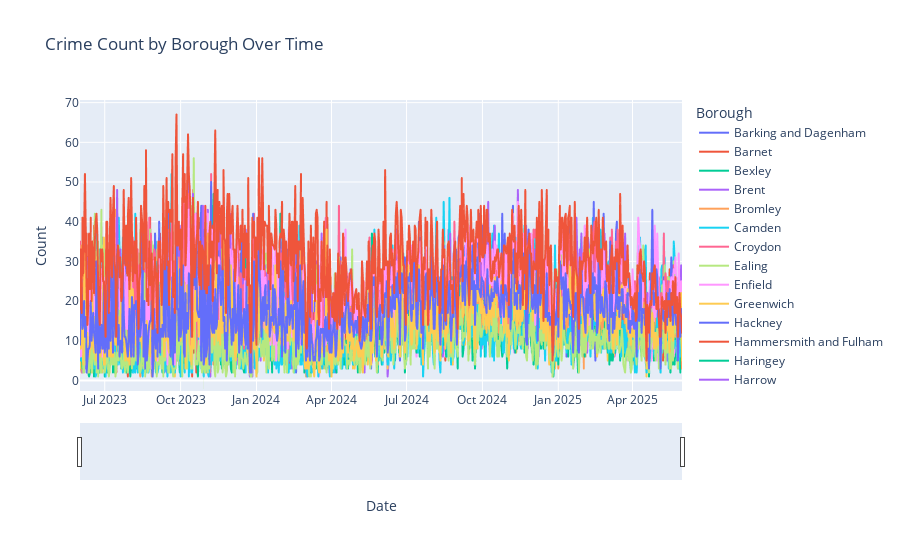

Notebook source saved alongside this figure:
### Markdown cell above
### Crime Count by Borough over time

### Code cell
# Group by Date and Borough and count the number of occurrences
grouped = df.groupby(['Date', 'Borough']).size().reset_index(name='Count')

# Now plot
fig = px.line(grouped, x='Date', y='Count', color='Borough',
              title='Crime Count by Borough Over Time')
fig.update_xaxes(rangeslider_visible=True)
fig.show()

### Figure 1 — Plotly figure (JSON) as saved in the notebook; plotly's stock layout.template omitted (floating-point values rounded to 4 significant figures; data arrays with more than 128 entries replaced by an {"elided": "..."} marker saying what was removed)
{"data": [{"hovertemplate": "Borough=Barking and Dagenham<br>Date=%{x}<br>Count=%{y}<extra></extra>", "legendgroup": "Barking and Dagenham", "line": {"color": "#636efa", "dash": "solid"}, "marker": {"symbol": "circle"}, "mode": "lines", "name": "Barking and Dagenham", "showlegend": true, "type": "scattergl", "x": {"elided": "731 str values"}, "xaxis": "x", "y": {"elided": "731 int values"}, "yaxis": "y"}, {"hovertemplate": "Borough=Barnet<br>Date=%{x}<br>Count=%{y}<extra></extra>", "legendgroup": "Barnet", "line": {"color": "#EF553B", "dash": "solid"}, "marker": {"symbol": "circle"}, "mode": "lines", "name": "Barnet", "showlegend": true, "type": "scattergl", "x": {"elided": "731 str values"}, "xaxis": "x", "y": {"elided": "731 int values"}, "yaxis": "y"}, {"hovertemplate": "Borough=Bexley<br>Date=%{x}<br>Count=%{y}<extra></extra>", "legendgroup": "Bexley", "line": {"color": "#00cc96", "dash": "solid"}, "marker": {"symbol": "circle"}, "mode": "lines", "name": "Bexley", "showlegend": true, "type": "scattergl", "x": {"elided": "728 str values"}, "xaxis": "x", "y": {"elided": "728 int values"}, "yaxis": "y"}, {"hovertemplate": "Borough=Brent<br>Date=%{x}<br>Count=%{y}<extra></extra>", "legendgroup": "Brent", "line": {"color": "#ab63fa", "dash": "solid"}, "marker": {"symbol": "circle"}, "mode": "lines", "name": "Brent", "showlegend": true, "type": "scattergl", "x": {"elided": "731 str values"}, "xaxis": "x", "y": {"elided": "731 int values"}, "yaxis": "y"}, {"hovertemplate": "Borough=Bromley<br>Date=%{x}<br>Count=%{y}<extra></extra>", "legendgroup": "Bromley", "line": {"color": "#FFA15A", "dash": "solid"}, "marker": {"symbol": "circle"}, "mode": "lines", "name": "Bromley", "showlegend": true, "type": "scattergl", "x": {"elided": "731 str values"}, "xaxis": "x", "y": {"elided": "731 int values"}, "yaxis": "y"}, {"hovertemplate": "Borough=Camden<br>Date=%{x}<br>Count=%{y}<extra></extra>", "legendgroup": "Camden", "line": {"color": "#19d3f3", "dash": "solid"}, "marker": {"symbol": "circle"}, "mode": "lines", "name": "Camden", "showlegend": true, "type": "scattergl", "x": {"elided": "731 str values"}, "xaxis": "x", "y": {"elided": "731 int values"}, "yaxis": "y"}, {"hovertemplate": "Borough=Croydon<br>Date=%{x}<br>Count=%{y}<extra></extra>", "legendgroup": "Croydon", "line": {"color": "#FF6692", "dash": "solid"}, "marker": {"symbol": "circle"}, "mode": "lines", "name": "Croydon", "showlegend": true, "type": "scattergl", "x": {"elided": "730 str values"}, "xaxis": "x", "y": {"elided": "730 int values"}, "yaxis": "y"}, {"hovertemplate": "Borough=Ealing<br>Date=%{x}<br>Count=%{y}<extra></extra>", "legendgroup": "Ealing", "line": {"color": "#B6E880", "dash": "solid"}, "marker": {"symbol": "circle"}, "mode": "lines", "name": "Ealing", "showlegend": true, "type": "scattergl", "x": {"elided": "730 str values"}, "xaxis": "x", "y": {"elided": "730 int values"}, "yaxis": "y"}, {"hovertemplate": "Borough=Enfield<br>Date=%{x}<br>Count=%{y}<extra></extra>", "legendgroup": "Enfield", "line": {"color": "#FF97FF", "dash": "solid"}, "marker": {"symbol": "circle"}, "mode": "lines", "name": "Enfield", "showlegend": true, "type": "scattergl", "x": {"elided": "730 str values"}, "xaxis": "x", "y": {"elided": "730 int values"}, "yaxis": "y"}, {"hovertemplate": "Borough=Greenwich<br>Date=%{x}<br>Count=%{y}<extra></extra>", "legendgroup": "Greenwich", "line": {"color": "#FECB52", "dash": "solid"}, "marker": {"symbol": "circle"}, "mode": "lines", "name": "Greenwich", "showlegend": true, "type": "scattergl", "x": {"elided": "730 str values"}, "xaxis": "x", "y": {"elided": "730 int values"}, "yaxis": "y"}, {"hovertemplate": "Borough=Hackney<br>Date=%{x}<br>Count=%{y}<extra></extra>", "legendgroup": "Hackney", "line": {"color": "#636efa", "dash": "solid"}, "marker": {"symbol": "circle"}, "mode": "lines", "name": "Hackney", "showlegend": true, "type": "scattergl", "x": {"elided": "731 str values"}, "xaxis": "x", "y": {"elided": "731 int values"}, "yaxis": "y"}, {"hovertemplate": "Borough=Hammersmith and Fulham<br>Date=%{x}<br>Count=%{y}<extra></extra>", "legendgroup": "Hammersmith and Fulham", "line": {"color": "#EF553B", "dash": "solid"}, "marker": {"symbol": "circle"}, "mode": "lines", "name": "Hammersmith and Fulham", "showlegend": true, "type": "scattergl", "x": {"elided": "730 str values"}, "xaxis": "x", "y": {"elided": "730 int values"}, "yaxis": "y"}, {"hovertemplate": "Borough=Haringey<br>Date=%{x}<br>Count=%{y}<extra></extra>", "legendgroup": "Haringey", "line": {"color": "#00cc96", "dash": "solid"}, "marker": {"symbol": "circle"}, "mode": "lines", "name": "Haringey", "showlegend": true, "type": "scattergl", "x": {"elided": "731 str values"}, "xaxis": "x", "y": {"elided": "731 int values"}, "yaxis": "y"}, {"hovertemplate": "Borough=Harrow<br>Date=%{x}<br>Count=%{y}<extra></extra>", "legendgroup": "Harrow", "line": {"color": "#ab63fa", "dash": "solid"}, "marker": {"symbol": "circle"}, "mode": "lines", "name": "Harrow", "showlegend": true, "type": "scattergl", "x": {"elided": "731 str values"}, "xaxis": "x", "y": {"elided": "731 int values"}, "yaxis": "y"}, {"hovertemplate": "Borough=Havering<br>Date=%{x}<br>Count=%{y}<extra></extra>", "legendgroup": "Havering", "line": {"color": "#FFA15A", "dash": "solid"}, "marker": {"symbol": "circle"}, "mode": "lines", "name": "Havering", "showlegend": true, "type": "scattergl", "x": {"elided": "730 str values"}, "xaxis": "x", "y": {"elided": "730 int values"}, "yaxis": "y"}, {"hovertemplate": "Borough=Hillingdon<br>Date=%{x}<br>Count=%{y}<extra></extra>", "legendgroup": "Hillingdon", "line": {"color": "#19d3f3", "dash": "solid"}, "marker": {"symbol": "circle"}, "mode": "lines", "name": "Hillingdon", "showlegend": true, "type": "scattergl", "x": {"elided": "731 str values"}, "xaxis": "x", "y": {"elided": "731 int values"}, "yaxis": "y"}, {"hovertemplate": "Borough=Hounslow<br>Date=%{x}<br>Count=%{y}<extra></extra>", "legendgroup": "Hounslow", "line": {"color": "#FF6692", "dash": "solid"}, "marker": {"symbol": "circle"}, "mode": "lines", "name": "Hounslow", "showlegend": true, "type": "scattergl", "x": {"elided": "731 str values"}, "xaxis": "x", "y": {"elided": "731 int values"}, "yaxis": "y"}, {"hovertemplate": "Borough=Islington<br>Date=%{x}<br>Count=%{y}<extra></extra>", "legendgroup": "Islington", "line": {"color": "#B6E880", "dash": "solid"}, "marker": {"symbol": "circle"}, "mode": "lines", "name": "Islington", "showlegend": true, "type": "scattergl", "x": {"elided": "731 str values"}, "xaxis": "x", "y": {"elided": "731 int values"}, "yaxis": "y"}, {"hovertemplate": "Borough=Kensington and Chelsea<br>Date=%{x}<br>Count=%{y}<extra></extra>", "legendgroup": "Kensington and Chelsea", "line": {"color": "#FF97FF", "dash": "solid"}, "marker": {"symbol": "circle"}, "mode": "lines", "name": "Kensington and Chelsea", "showlegend": true, "type": "scattergl", "x": {"elided": "730 str values"}, "xaxis": "x", "y": {"elided": "730 int values"}, "yaxis": "y"}, {"hovertemplate": "Borough=Kingston upon Thames<br>Date=%{x}<br>Count=%{y}<extra></extra>", "legendgroup": "Kingston upon Thames", "line": {"color": "#FECB52", "dash": "solid"}, "marker": {"symbol": "circle"}, "mode": "lines", "name": "Kingston upon Thames", "showlegend": true, "type": "scattergl", "x": {"elided": "730 str values"}, "xaxis": "x", "y": {"elided": "730 int values"}, "yaxis": "y"}, {"hovertemplate": "Borough=Lambeth<br>Date=%{x}<br>Count=%{y}<extra></extra>", "legendgroup": "Lambeth", "line": {"color": "#636efa", "dash": "solid"}, "marker": {"symbol": "circle"}, "mode": "lines", "name": "Lambeth", "showlegend": true, "type": "scattergl", "x": {"elided": "731 str values"}, "xaxis": "x", "y": {"elided": "731 int values"}, "yaxis": "y"}, {"hovertemplate": "Borough=Lewisham<br>Date=%{x}<br>Count=%{y}<extra></extra>", "legendgroup": "Lewisham", "line": {"color": "#EF553B", "dash": "solid"}, "marker": {"symbol": "circle"}, "mode": "lines", "name": "Lewisham", "showlegend": true, "type": "scattergl", "x": {"elided": "731 str values"}, "xaxis": "x", "y": {"elided": "731 int values"}, "yaxis": "y"}, {"hovertemplate": "Borough=Merton<br>Date=%{x}<br>Count=%{y}<extra></extra>", "legendgroup": "Merton", "line": {"color": "#00cc96", "dash": "solid"}, "marker": {"symbol": "circle"}, "mode": "lines", "name": "Merton", "showlegend": true, "type": "scattergl", "x": {"elided": "728 str values"}, "xaxis": "x", "y": {"elided": "728 int values"}, "yaxis": "y"}, {"hovertemplate": "Borough=Newham<br>Date=%{x}<br>Count=%{y}<extra></extra>", "legendgroup": "Newham", "line": {"color": "#ab63fa", "dash": "solid"}, "marker": {"symbol": "circle"}, "mode": "lines", "name": "Newham", "showlegend": true, "type": "scattergl", "x": {"elided": "731 str values"}, "xaxis": "x", "y": {"elided": "731 int values"}, "yaxis": "y"}, {"hovertemplate": "Borough=Redbridge<br>Date=%{x}<br>Count=%{y}<extra></extra>", "legendgroup": "Redbridge", "line": {"color": "#FFA15A", "dash": "solid"}, "marker": {"symbol": "circle"}, "mode": "lines", "name": "Redbridge", "showlegend": true, "type": "scattergl", "x": {"elided": "730 str values"}, "xaxis": "x", "y": {"elided": "730 int values"}, "yaxis": "y"}, {"hovertemplate": "Borough=Richmond upon Thames<br>Date=%{x}<br>Count=%{y}<extra></extra>", "legendgroup": "Richmond upon Thames", "line": {"color": "#19d3f3", "dash": "solid"}, "marker": {"symbol": "circle"}, "mode": "lines", "name": "Richmond upon Thames", "showlegend": true, "type": "scattergl", "x": {"elided": "728 str values"}, "xaxis": "x", "y": {"elided": "728 int values"}, "yaxis": "y"}, {"hovertemplate": "Borough=Southwark<br>Date=%{x}<br>Count=%{y}<extra></extra>", "legendgroup": "Southwark", "line": {"color": "#FF6692", "dash": "solid"}, "marker": {"symbol": "circle"}, "mode": "lines", "name": "Southwark", "showlegend": true, "type": "scattergl", "x": {"elided": "731 str values"}, "xaxis": "x", "y": {"elided": "731 int values"}, "yaxis": "y"}, {"hovertemplate": "Borough=Sutton<br>Date=%{x}<br>Count=%{y}<extra></extra>", "legendgroup": "Sutton", "line": {"color": "#B6E880", "dash": "solid"}, "marker": {"symbol": "circle"}, "mode": "lines", "name": "Sutton", "showlegend": true, "type": "scattergl", "x": {"elided": "725 str values"}, "xaxis": "x", "y": {"elided": "725 int values"}, "yaxis": "y"}, {"hovertemplate": "Borough=Tower Hamlets<br>Date=%{x}<br>Count=%{y}<extra></extra>", "legendgroup": "Tower Hamlets", "line": {"color": "#FF97FF", "dash": "solid"}, "marker": {"symbol": "circle"}, "mode": "lines", "name": "Tower Hamlets", "showlegend": true, "type": "scattergl", "x": {"elided": "731 str values"}, "xaxis": "x", "y": {"elided": "731 int values"}, "yaxis": "y"}, {"hovertemplate": "Borough=Waltham Forest<br>Date=%{x}<br>Count=%{y}<extra></extra>", "legendgroup": "Waltham Forest", "line": {"color": "#FECB52", "dash": "solid"}, "marker": {"symbol": "circle"}, "mode": "lines", "name": "Waltham Forest", "showlegend": true, "type": "scattergl", "x": {"elided": "731 str values"}, "xaxis": "x", "y": {"elided": "731 int values"}, "yaxis": "y"}, {"hovertemplate": "Borough=Wandsworth<br>Date=%{x}<br>Count=%{y}<extra></extra>", "legendgroup": "Wandsworth", "line": {"color": "#636efa", "dash": "solid"}, "marker": {"symbol": "circle"}, "mode": "lines", "name": "Wandsworth", "showlegend": true, "type": "scattergl", "x": {"elided": "730 str values"}, "xaxis": "x", "y": {"elided": "730 int values"}, "yaxis": "y"}, {"hovertemplate": "Borough=Westminster<br>Date=%{x}<br>Count=%{y}<extra></extra>", "legendgroup": "Westminster", "line": {"color": "#EF553B", "dash": "solid"}, "marker": {"symbol": "circle"}, "mode": "lines", "name": "Westminster", "showlegend": true, "type": "scattergl", "x": {"elided": "731 str values"}, "xaxis": "x", "y": {"elided": "731 int values"}, "yaxis": "y"}], "layout": {"legend": {"title": {"text": "Borough"}, "tracegroupgap": 0}, "title": {"text": "Crime Count by Borough Over Time"}, "xaxis": {"anchor": "y", "domain": [0, 1], "rangeslider": {"visible": true}, "title": {"text": "Date"}}, "yaxis": {"anchor": "x", "domain": [0, 1], "title": {"text": "Count"}}}}
